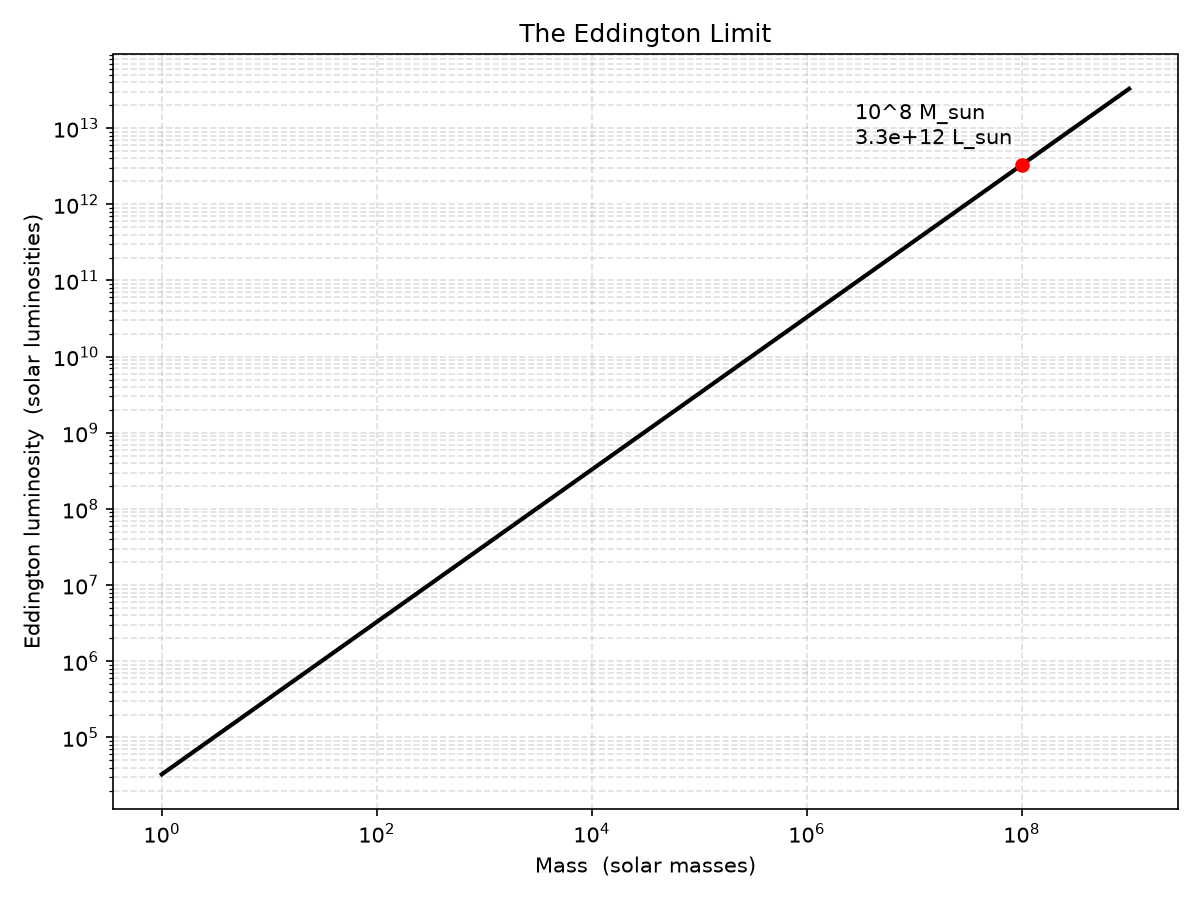

The script that saved this image:
"""
Eddington Luminosity Limit
Reproduced from the derivation in my BSc dissertation, 'Galactic Black Holes'.
The Eddington limit is the maximum luminosity at which radiation pressure
balances gravity. Above it, an object cannot accrete or hold its outer layers.
"""

import numpy as np
import matplotlib.pyplot as plt

# Physical constants (SI units)
G = 6.674e-11        # gravitational constant, m^3 kg^-1 s^-2
m_p = 1.673e-27      # proton mass, kg
c = 2.998e8          # speed of light, m/s
sigma_T = 6.652e-29  # Thomson scattering cross-section, m^2
M_sun = 1.989e30     # solar mass, kg
L_sun = 3.828e26     # solar luminosity, W (for context only)


def eddington_luminosity(mass_kg):
    """Return the Eddington luminosity in watts for a given mass in kg."""
    return (4 * np.pi * G * mass_kg * m_p * c) / sigma_T


# A range of masses, from one Sun to one billion Suns (spanning star to SMBH)
masses_solar = np.logspace(0, 9, 500)      # 10^0 to 10^9 solar masses
masses_kg = masses_solar * M_sun

luminosities = eddington_luminosity(masses_kg)
luminosities_solar = luminosities / L_sun  # express in solar luminosities

# Plot
plt.figure(figsize=(8, 6))
plt.loglog(masses_solar, luminosities_solar, color="black", linewidth=2)
plt.xlabel("Mass  (solar masses)")
plt.ylabel("Eddington luminosity  (solar luminosities)")
plt.title("The Eddington Limit")
plt.grid(True, which="both", linestyle="--", alpha=0.4)

# Mark one reference point: a 10^8 solar-mass black hole
M_ref = 1e8
L_ref = eddington_luminosity(M_ref * M_sun) / L_sun
plt.scatter([M_ref], [L_ref], color="red", zorder=5)
plt.annotate(f"10^8 M_sun\n{L_ref:.1e} L_sun",
             (M_ref, L_ref), textcoords="offset points", xytext=(-80, 10))

plt.tight_layout()
plt.savefig("eddington_limit.png", dpi=150)
plt.show()
